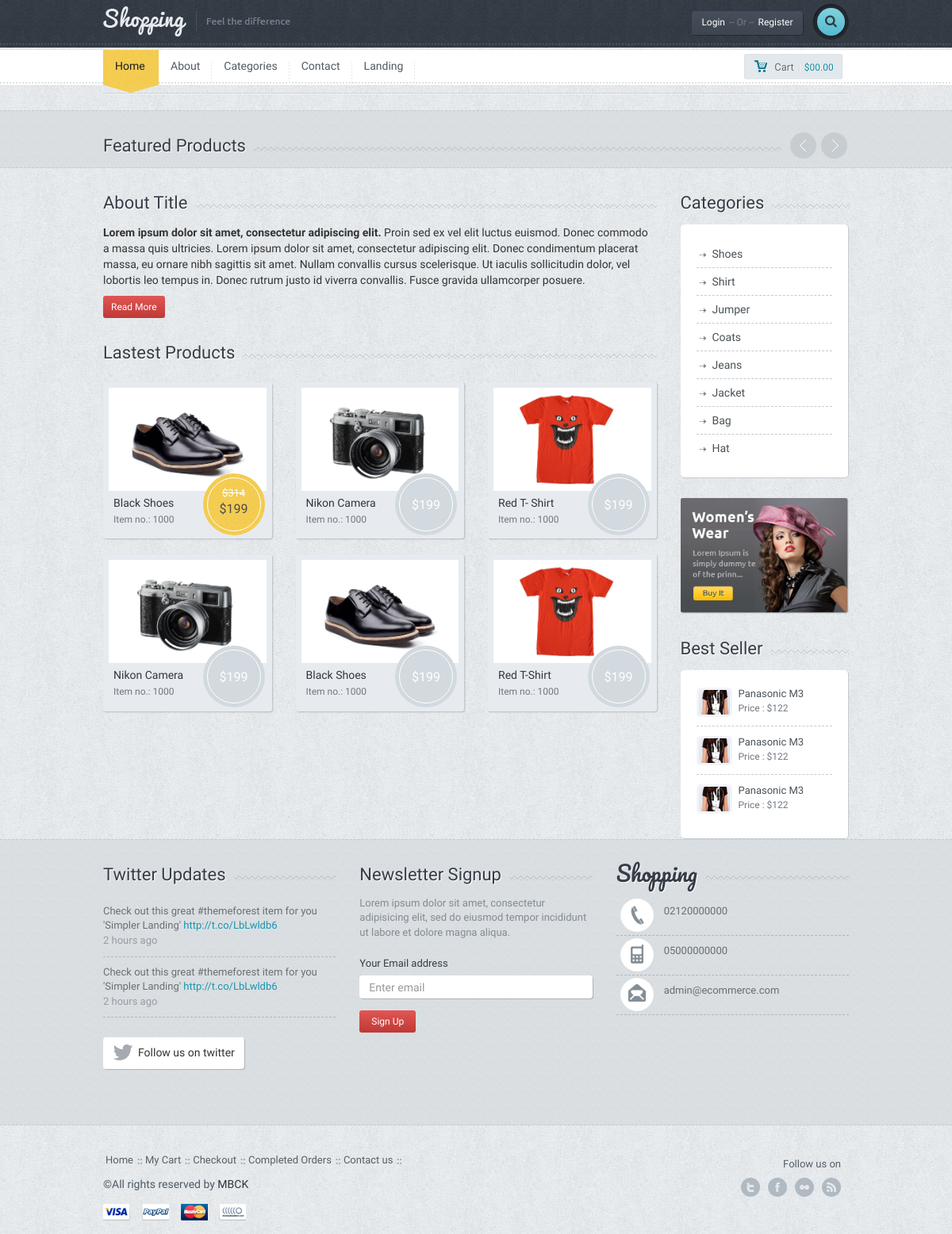
The page / on the database its author committed.
### tables this page shows
CREATE TABLE `setting` (
  `setting_id` int(11) NOT NULL,
  `setting_logo` varchar(150) DEFAULT NULL,
  `setting_url` varchar(50) NOT NULL,
  `setting_title` varchar(250) DEFAULT NULL,
  `setting_description` varchar(250) DEFAULT NULL,
  `setting_keywords` varchar(250) DEFAULT NULL,
  `setting_author` varchar(100) DEFAULT NULL,
  `setting_tel` varchar(50) DEFAULT NULL,
  `setting_gsm` varchar(50) DEFAULT NULL,
  `setting_fax` varchar(50) DEFAULT NULL,
  `setting_mail` varchar(50) DEFAULT NULL,
  `setting_district` varchar(50) DEFAULT NULL,
  `setting_country` varchar(50) DEFAULT NULL,
  `setting_adress` varchar(250) DEFAULT NULL,
  `setting_time` varchar(250) DEFAULT NULL,
  `setting_maps` varchar(250) DEFAULT NULL,
  `setting_analystic` varchar(250) DEFAULT NULL,
  `setting_desk` varchar(250) DEFAULT NULL,
  `setting_facebook` varchar(100) DEFAULT NULL,
  `setting_twitter` varchar(100) DEFAULT NULL,
  `setting_google` varchar(100) DEFAULT NULL,
  `setting_youtube` varchar(100) DEFAULT NULL,
  `setting_smtphost` varchar(50) DEFAULT NULL,
  `setting_smtppassword` varchar(50) DEFAULT NULL,
  `setting_smtpport` varchar(50) DEFAULT NULL,
  `setting_live` enum('0','1') NOT NULL DEFAULT '1'
);

CREATE TABLE `menu` (
  `menu_id` int(11) NOT NULL,
  `menu_top` varchar(50) NOT NULL,
  `menu_name` varchar(100) NOT NULL,
  `menu_detail` text NOT NULL,
  `menu_url` varchar(250) NOT NULL,
  `menu_order` int(2) NOT NULL,
  `menu_status` enum('0','1') NOT NULL,
  `menu_seourl` varchar(250) NOT NULL
);

CREATE TABLE `about` (
  `about_id` int(11) NOT NULL,
  `about_title` varchar(250) NOT NULL,
  `about_content` text NOT NULL,
  `about_video` varchar(50) NOT NULL,
  `about_vision` varchar(500) NOT NULL,
  `about_mission` varchar(500) NOT NULL
);

CREATE TABLE `categories` (
  `category_id` int(11) NOT NULL,
  `category_name` varchar(100) NOT NULL,
  `category_top` int(2) NOT NULL,
  `category_seourl` varchar(250) NOT NULL,
  `category_order` int(2) NOT NULL,
  `category_status` enum('0','1') NOT NULL DEFAULT '1'
);

### admin/production/function.php (called while the page is built, shortened)
<?php
function seo($str, $options = array())
{
    $str = mb_convert_encoding((string)$str, 'UTF-8', mb_list_encodings());
    $defaults = array(
        'delimiter' => '-',
        'limit' => null,
        'lowercase' => true,
        'replacements' => array(),
        'transliterate' => true
    );
    $options = array_merge($defaults, $options);
    $str = preg_replace(array_keys($options['replacements']), $options['replacements'], $str);
    if ($options['transliterate']) {
        $str = str_replace(array_keys($char_map), $char_map, $str);
    }
    $str = preg_replace('/[^\p{L}\p{Nd}]+/u', $options['delimiter'], $str);
    $str = preg_replace('/(' . preg_quote($options['delimiter'], '/') . '){2,}/', '$1', $str);
    $str = mb_substr($str, 0, ($options['limit'] ? $options['limit'] : mb_strlen($str, 'UTF-8')), 'UTF-8');
    $str = trim($str, $options['delimiter']);
    return $options['lowercase'] ? mb_strtolower($str, 'UTF-8') : $str;
}
?>

### index.php (the view, shortened to what this page needs)
<?php
require_once 'header.php';
$sql=$db->prepare("SELECT * FROM about WHERE about_id=:id");
$sql->execute(['id' => 1]);
$aboutbring=$sql->fetch(PDO::FETCH_ASSOC);
?>
	<div class="container">
		<div class="lines"></div>
		<?php require_once 'slider.php'; ?>
	</div>
	<div class="f-widget featpro">
		<div class="container">
			<div class="title-widget-bg">
				<div class="title-widget">Featured Products</div>
				<div class="carousel-nav">
					<a class="prev"></a>
					<a class="next"></a>
				</div>
			</div>
		</div>
	</div>
	<div class="container">
		<div class="row">
			<div class="col-md-9">
				<div class="title-bg">
					<div class="title"><?php echo $aboutbring['about_title']; ?></div>
				</div>
				<p class="ct">
					<?php echo substr($aboutbring['about_content'],0,1000); ?>
				</p>
				<a href="about" class="btn btn-default btn-red btn-sm">Read More</a>
				<div class="title-bg">
					<div class="title">Lastest Products</div>
				</div>
				<div class="row prdct">
					<div class="col-md-4">
						<div class="productwrap">
							<div class="pr-img">
								<a href="product.htm"><img src="images\sample-2.jpg" alt="" class="img-responsive"></a>
								<div class="pricetag on-sale"><div class="inner on-sale"><span class="onsale"><span class="oldprice">$314</span>$199</span></div></div>
							</div>
							<span class="smalltitle"><a href="product.htm">Black Shoes</a></span>
							<span class="smalldesc">Item no.: 1000</span>
						</div>
					</div>
					<div class="col-md-4">
						<div class="productwrap">
						<div class="pr-img">
							<a href="product.htm"><img src="images\sample-1.jpg" alt="" class="img-responsive"></a>
							<div class="pricetag"><div class="inner">$199</div></div>
						</div>
							<span class="smalltitle"><a href="product.htm">Nikon Camera</a></span>
							<span class="smalldesc">Item no.: 1000</span>
						</div>
					</div>
					<div class="col-md-4">
						<div class="productwrap">
						<div class="pr-img">
							<a href="product.htm"><img src="images\sample-3.jpg" alt="" class="img-responsive"></a>
							<div class="pricetag"><div class="inner">$199</div></div>
						</div>
							<span class="smalltitle"><a href="product.htm">Red T- Shirt</a></span>
							<span class="smalldesc">Item no.: 1000</span>
						</div>
					</div>
					<div class="col-md-4">
						<div class="productwrap">
						<div class="pr-img">
							<a href="product.htm"><img src="images\sample-1.jpg" alt="" class="img-responsive"></a>
							<div class="pricetag"><div class="inner">$199</div></div>
						</div>
							<span class="smalltitle"><a href="product.htm">Nikon Camera</a></span>
							<span class="smalldesc">Item no.: 1000</span>
						</div>
					</div>
					<div class="col-md-4">
						<div class="productwrap">
						<div class="pr-img">
							<a href="product.htm"><img src="images\sample-2.jpg" alt="" class="img-responsive"></a>
							<div class="pricetag"><div class="inner">$199</div></div>
						</div>
							<span class="smalltitle"><a href="product.htm">Black Shoes</a></span>
							<span class="smalldesc">Item no.: 1000</span>
						</div>
					</div>
					<div class="col-md-4">
						<div class="productwrap">
						<div class="pr-img">
							<a href="product.htm"><img src="images\sample-3.jpg" alt="" class="img-responsive"></a>
							<div class="pricetag"><div class="inner">$199</div></div>
						</div>
							<span class="smalltitle"><a href="product.htm">Red T-Shirt</a></span>
							<span class="smalldesc">Item no.: 1000</span>
						</div>
					</div>
				</div>
				<div class="spacer"></div>
			</div>
			<?php require_once 'sidebar.php'; ?>
		</div>
	</div>
<?php
require_once 'footer.php';
?>

### header.php (shortened to what this page needs)
<?php
    require_once 'admin/system/connect.php';
	require_once 'admin/production/function.php';
	$sql=$db->prepare("SELECT * FROM setting WHERE setting_id=:id");
	$sql->execute(['id' => 1]);
	$settingbring=$sql->fetch(PDO::FETCH_ASSOC);
	$usersql=$db->prepare("SELECT * FROM user WHERE user_mail=:mail");
    $usersql->execute(['mail' => $_SESSION['usercustomer_mail']]);
    $userbring=$usersql->fetch(PDO::FETCH_ASSOC);
?>
<!DOCTYPE html>
<html lang="en">
  <head>
	<link href='font-awesome\css\font-awesome.css' rel="stylesheet" type="text/css">
    <link href="bootstrap\css\bootstrap.min.css" rel="stylesheet">
	<link rel="stylesheet" href="style.css">
	<link rel="stylesheet" type="text/css" href="js\product\jquery.fancybox.css?v=2.1.5" media="screen">
	<link rel="stylesheet" href="css\owl.carousel.css">
	<link rel="stylesheet" href="css\owl.transitions.css">
</head>
<body>
<div id="wrapper">
	<div class="header">
		<div class="container">
			<div class="row">
				<div class="col-xs-6 col-md-4 main-logo">
					<a href="index"><img src="<?php echo $settingbring['setting_logo']; ?>" alt="logo" class="logo img-responsive"></a>
				</div>
				<div class="col-md-8">
					<div class="pushright">
						<div class="top">
							<?php
								if(!isset($_SESSION['usercustomer_mail'])) {
							?>
								<a href="#" id="reg" class="btn btn-default btn-dark">Login<span>-- Or --</span>Register</a>
							<?php } else { ?>
								<a href="#" class="btn btn-default btn-dark">Welcome<span><?php echo $userbring['user_name']; ?> </span></a>
							<?php } ?>
							<div class="srch-wrap">
								<a href="#" id="srch" class="btn btn-default btn-search"><i class="fa fa-search"></i></a>
							</div>
						</div>
					</div>
				</div>
			</div>
		</div>
		<div class="dashed"></div>
	</div>
	<div class="main-nav">
		<div class="navbar navbar-default navbar-static-top">
			<div class="container">
				<div class="row">
					<div class="col-md-10">
						<div class="navbar-collapse collapse">
							<ul class="nav navbar-nav">
								<li><a href="index" class="active">Home</a><div class="curve"></div></li>
								<?php
									$menucontrol=$db->prepare("SELECT * FROM menu where menu_status=:mstatus order by menu_order ASC limit 5");
									$menucontrol->execute(
										[
											'mstatus' => 1
										]
									);
									while($menubring=$menucontrol->fetch(PDO::FETCH_ASSOC)) {
								?>
									<li><a href="<?php if(!empty($menubring['menu_url'])) { echo $menubring['menu_url']; } else { echo "page-".seo($menubring['menu_name']);} ?>"><?php echo $menubring['menu_name']?></a></li>
								<?php } ?>
							</ul>
						</div>
					</div>
					<div class="col-md-2 machart">
						<button id="popcart" class="btn btn-default btn-chart btn-sm "><span class="mychart">Cart</span>|<span class="allprice">$00.00</span></button>
					</div>
				</div>
			</div>
		</div>
	</div>

### sidebar.php
<div class="col-md-3">
				<div class="title-bg">
					<div class="title">Categories</div>
				</div>
				<div class="categorybox">
					<ul>
						<?php
							$categorycontrol=$db->prepare("SELECT * FROM categories order by category_order ASC");
							$categorycontrol->execute();
							while($categorybring=$categorycontrol->fetch(PDO::FETCH_ASSOC)) {
						?>
						<li><a href="category-<?=seo($categorybring["category_name"])?>"><?php echo $categorybring['category_name'] ?></a></li>
						<?php } ?>
					</ul>
				</div>
				<div class="ads">
					<a href="product.htm"><img src="images\ads.png" class="img-responsive" alt=""></a>
				</div>
				<div class="title-bg">
					<div class="title">Best Seller</div>
				</div>
				<div class="best-seller">
					<ul>
						<li class="clearfix">
							<a href="#"><img src="images\demo-img.jpg" alt="" class="img-responsive mini"></a>
							<div class="mini-meta">
								<a href="#" class="smalltitle2">Panasonic M3</a>
								<p class="smallprice2">Price : $122</p>
							</div>
						</li>
						<li class="clearfix">
							<a href="#"><img src="images\demo-img.jpg" alt="" class="img-responsive mini"></a>
							<div class="mini-meta">
								<a href="#" class="smalltitle2">Panasonic M3</a>
								<p class="smallprice2">Price : $122</p>
							</div>
						</li>
						<li class="clearfix">
							<a href="#"><img src="images\demo-img.jpg" alt="" class="img-responsive mini"></a>
							<div class="mini-meta">
								<a href="#" class="smalltitle2">Panasonic M3</a>
								<p class="smallprice2">Price : $122</p>
							</div>
						</li>
					</ul>
				</div>
			</div>

### footer.php (shortened to what this page needs)
<div class="f-widget">
		<div class="container">
			<div class="row">
				<div class="col-md-4">
					<div class="title-widget-bg">
						<div class="title-widget">Twitter Updates</div>
					</div>
					<ul class="tweets">
						<li>Check out this great #themeforest item for you
						'Simpler Landing' <a href="#">http://t.co/LbLwldb6 </a>
						<span>2 hours ago</span></li>
						<li class="lastone">Check out this great #themeforest item for you
						'Simpler Landing' <a href="#">http://t.co/LbLwldb6 </a>
						<span>2 hours ago</span></li>
					</ul>
					<a href="#" class="btn btn-default btn-follow"><i class="fa fa-twitter fa-2x"></i><div>Follow us on twitter</div></a>
				</div>
				<div class="col-md-4">
					<div class="title-widget-bg">
						<div class="title-widget">Newsletter Signup</div>
					</div>
					<div class="newsletter">
						<p>
							Lorem ipsum dolor sit amet, consectetur adipisicing elit, sed do eiusmod tempor incididunt ut labore et dolore magna aliqua.
						</p>
						<form role="form">
							<div class="form-group">
								<label>Your Email address</label>
								<input type="email" class="form-control newstler-input" id="exampleInputEmail1" placeholder="Enter email">
								<button class="btn btn-default btn-red btn-sm">Sign Up</button>
							</div>
						</form>
					</div>
				</div>
				<div class="col-md-4">
					<div class="title-widget-bg">
						<div class="title-widget-cursive">Shopping</div>
					</div>
					<ul class="contact-widget">
						<li class="fphone"><?php echo $settingbring['setting_tel']; ?></li>
						<li class="fmobile"><?php echo $settingbring['setting_gsm']; ?></li>
						<li class="fmail lastone"><?php echo $settingbring['setting_mail']; ?></li>
					</ul>
				</div>
			</div>
			<div class="spacer"></div>
		</div>
	</div>
	<div class="footer">
		<div class="container">
			<div class="row">
				<div class="col-md-9">
					<ul class="footermenu">
						<li><a href="index-1.htm">Home</a></li>
						<li><a href="cart.htm">My Cart</a></li>
						<li><a href="checkout.htm">Checkout</a></li>
						<li><a href="order.htm">Completed Orders</a></li>
						<li><a href="contact.htm">Contact us</a></li>
					</ul>
					<div class="f-credit">&copy;All rights reserved by <a href="#"><?php echo $settingbring['setting_author']; ?></a></div>
					<a href=""><div class="payment visa"></div></a>
					<a href=""><div class="payment paypal"></div></a>
					<a href=""><div class="payment mc"></div></a>
					<a href=""><div class="payment nh"></div></a>
				</div>
				<div class="col-md-3">
					<div class="followon">Follow us on</div>
					<div class="fsoc">
						<a href="http://<?php echo $settingbring['setting_twitter']; ?>" class="ftwitter">twitter</a>
						<a href="http://<?php echo $settingbring['setting_facebook']; ?>" class="ffacebook">facebook</a>
						<a href="http://<?php echo $settingbring['setting_youtube']; ?>" class="fflickr">youtube</a>
						<a href="http://<?php echo $settingbring['setting_google']; ?>" class="ffeed">google</a>
					</div>
					<div class="clearfix"></div>
				</div>
			</div>
		</div>
	</div>
	</div>
  </body>
</html>

### rows shown on the page
setting: setting_logo (picture), setting_tel "02120000000", setting_gsm "05000000000", setting_mail "admin@ecommerce.com", setting_author "MBCK"
menu: menu_name "About"
menu: menu_name "Categories"
menu: menu_name "Contact"
menu: menu_name "Landing"
about: about_title "About Title", about_content "Lorem ipsum dolor sit amet, consectetur adipiscing elit. Proin sed ex vel elit luctus euismod. Donec commodo a massa quis ultricies. Lorem ipsum dolor sit amet, consectetur adipiscing elit. Donec condimentum placerat massa, eu ornare nibh sagittis sit amet. Nullam convallis cursus scelerisque. Ut iaculis sollicitudin dolor, vel lobortis leo tempus in. Donec rutrum justo id viverra convallis. Fusce gravida ullamcorper posuere."
categories: category_name "Shoes"
categories: category_name "Shirt"
categories: category_name "Jumper"
categories: category_name "Coats"
categories: category_name "Jeans"
categories: category_name "Jacket"
categories: category_name "Bag"
categories: category_name "Hat"
